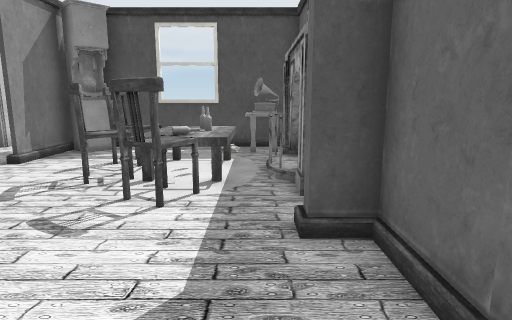
view 1 (above)

18 first-person views from a walk through a scene from a Unity 3-D project. The camera is 1.5 m above the floor, tilts 10° down and sees 75° across. Doors are open. The floor is counted in squares, 0.9 m on a side. Each view is taken from the middle of a square. On the plan, view 1 faces up. The plan holds only what a view shows up to about 16 squares ahead; the rest is blank. The player character is not drawn. Some surface patterns are stand-ins.

view 2
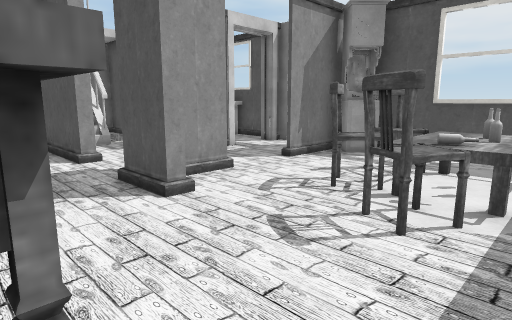

view 3
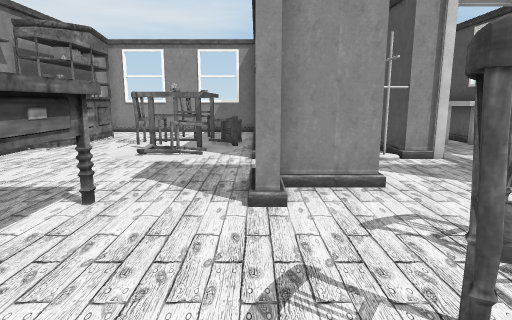

view 4
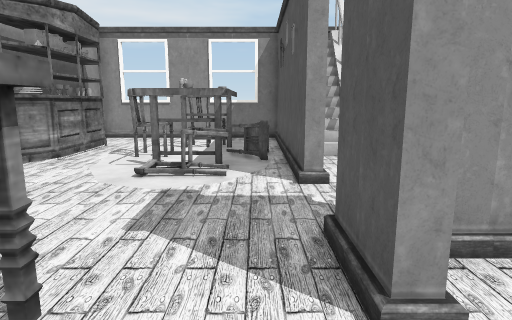

view 5
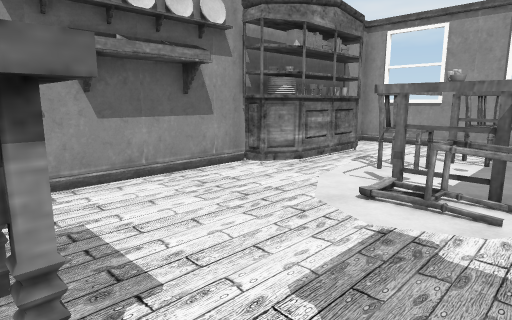

view 6
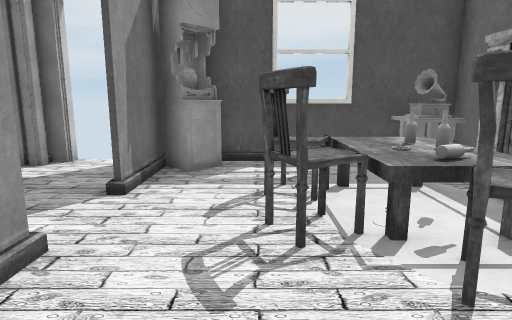

view 7
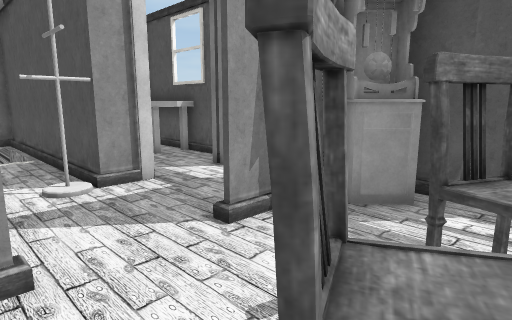

view 8
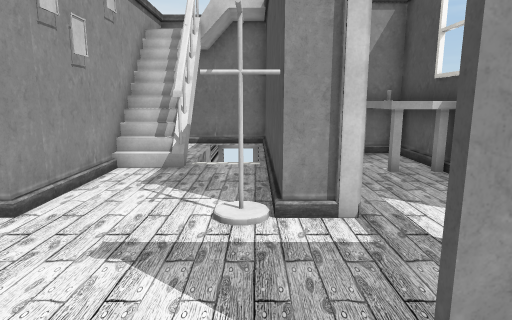

view 9
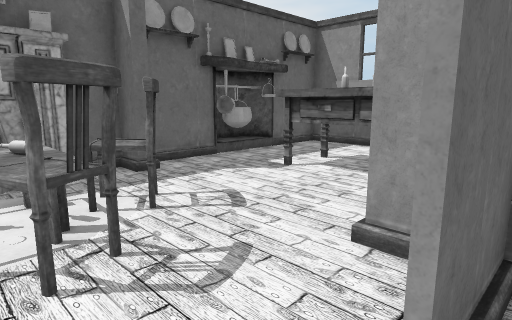

view 10
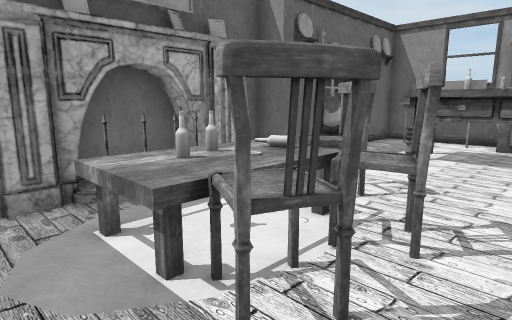

view 11
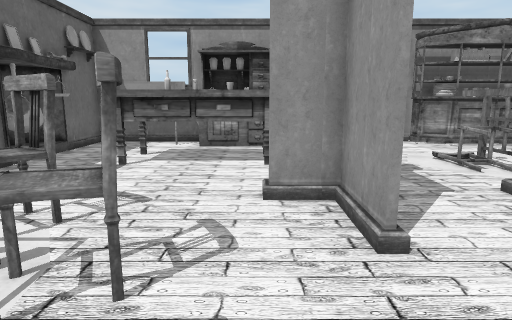

view 12
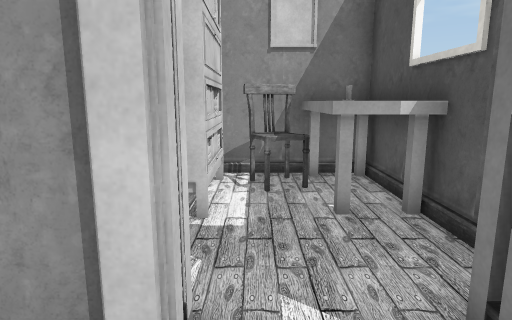

view 13
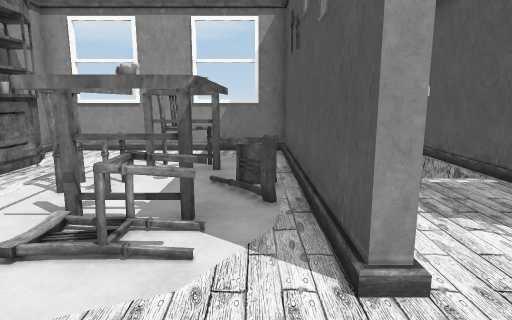

view 14
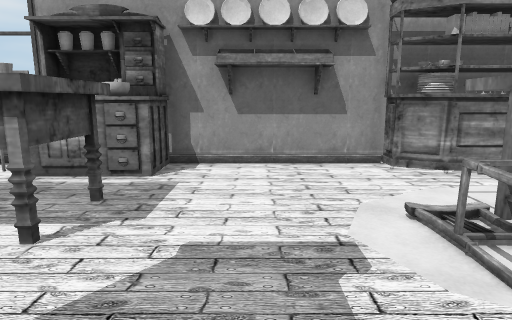

view 15
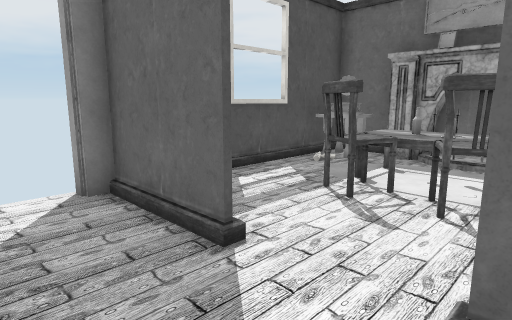

view 16
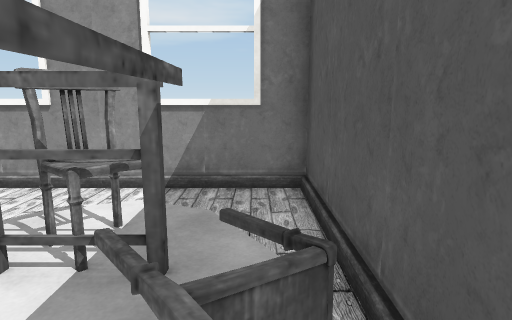

view 17
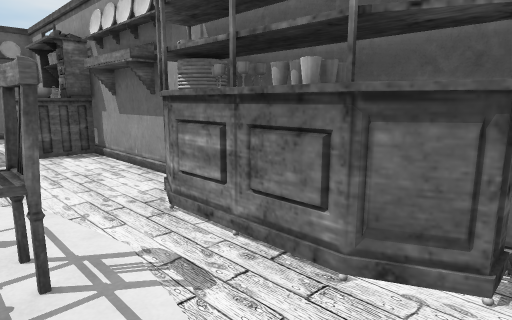

view 18
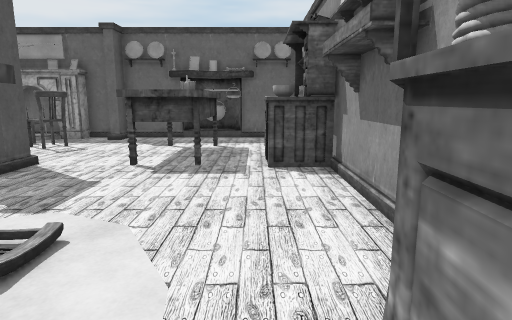

### Floor plan
Key: @ floor where view 1 was taken; # wall or solid block; x gap in a wall; . floor; / step, stairs or slope; D open door; = window, fence, low wall or low ledge; ^ raised ledge; C clock; B bottle; T thing the floor can be seen under or through; A cabinet; U cup; O other object.
Columns run from 19 left of view 1 to 2 right of it. Each row starts with its distance up from view 1.
 13    #OOO###  ##########
 12    #O O..#DD#CC...#OO#
 11    #OOO..D..#C.....OO#
 10    #^....D..#.......##
  9    ###O..#..#...OOB.##
  8    ##/####......OOBx#
  7      /..........^BB.##
  6    #=#......#....^^.##
  5 #  ///......#........#
  4 #===######..##......##
  3 #.....=..............#
  2 #...TTTTT............#
  1 #..^T  TT.....T^^^^..#
  0 #...TTTTT.....TOOO^@.#
 -1 #....................#
 -2 #....................#
 -3 #..#AUO#......OO#^^^.#
 -4 #### #########OO##^^##

Positions as (right, up) in squares from view 1, and headings:
1: (0, 0), facing up
2: (0, 1), facing up-left
3: (0, 4), facing left
4: (-3, 3), facing left
5: (-5, 3), facing down-left
6: (-4, 3), facing up
7: (-3, 6), facing up-left
8: (-5, 8), facing left
9: (-7, 8), facing down-right
10: (-5, 11), facing down-right
11: (-5, 10), facing down
12: (-8, 10), facing left
13: (-7, 3), facing left
14: (-8, 5), facing down
15: (-9, 6), facing up-right
16: (-12, 3), facing left
17: (-17, 0), facing down-right
18: (-14, -2), facing right
